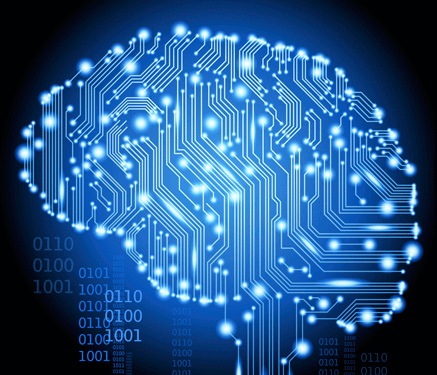
%> input picture splash.png, 437 x 375 px
$ octave --eval "result = LinesCount(imread('../splash.png'));"   (GNU Octave 9; MATLAB toolbox functions it lacks are replaced by stand-ins)
%> lines starting %> are read from the running program, lines starting %| are printed output that depends on the picture
function [out_img , num_lines] = LinesCount(input_img)

% [7 lines of commented-out code are left out]
eroded_img = input_img;%imerode(inv_binary_img,SE);
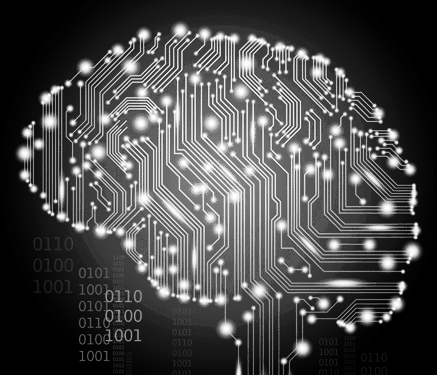
%> eroded_img: size 375x437 uint8; min 0, max 254, mean 73.1

%calculate angle of lines...
[h , theta , rho] = hough(eroded_img);
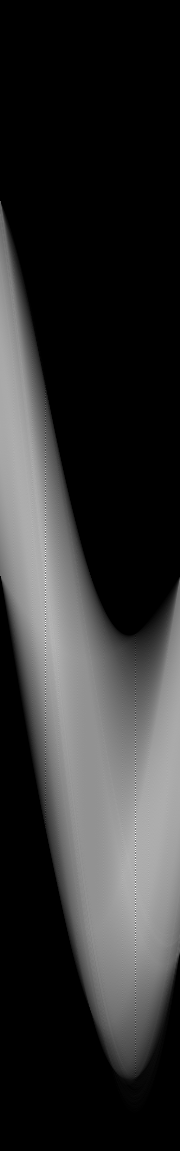
%> h: size 1151x180 double; min 0, max 654, mean 124.8; drawn with min black and max white
%> theta = 180 values from -90 to 89; rho = 1151 values from -575 to 575
peaks  = houghpeaks(h,10);
%> peaks = [584 46; 597 46; 570 46; 886 136; 611 46; 625 46; 857 136; 872 136; 638 46; 838 136]
lines = houghlines(eroded_img,theta,rho,peaks);
%> lines = 10 lines; longest, point1 to point2 (x, y): (49, 37) to (387, 375), (57, 27) to (388, 359), (40, 49) to (367, 375), (80, 360) to (398, 43), (67, 17) to (381, 332), (77, 8) to (392, 322)

t = lines.theta;
%> t = -45
mean_theta = mean(t);
%> mean_theta = -45

if mean_theta > 90
mean_theta = 180 - mean_theta;
end

horizontal_theta = 90 - mean_theta;
%> horizontal_theta = 135

%horizontal structure elemnt..
%strel input (option , length , angle theta ) ..
structure_elemnt = strel('line', size(eroded_img,2),horizontal_theta );
%> structure_elemnt = {Dimensionality 2}
output_img = imdilate(eroded_img, structure_elemnt);
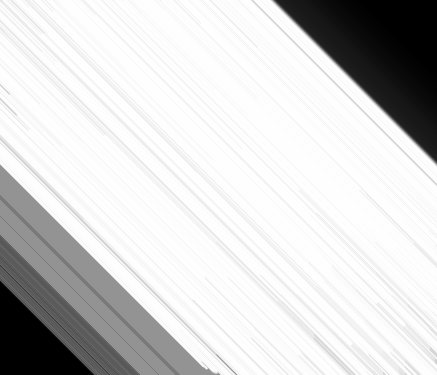
%> output_img: size 375x437 uint8; min 0, max 254, mean 210.9


%count number of objects
[~,num_lines] = bwlabel(output_img);
%> num_lines = 1

out_img = output_img;
%imshow(output_img);


end
